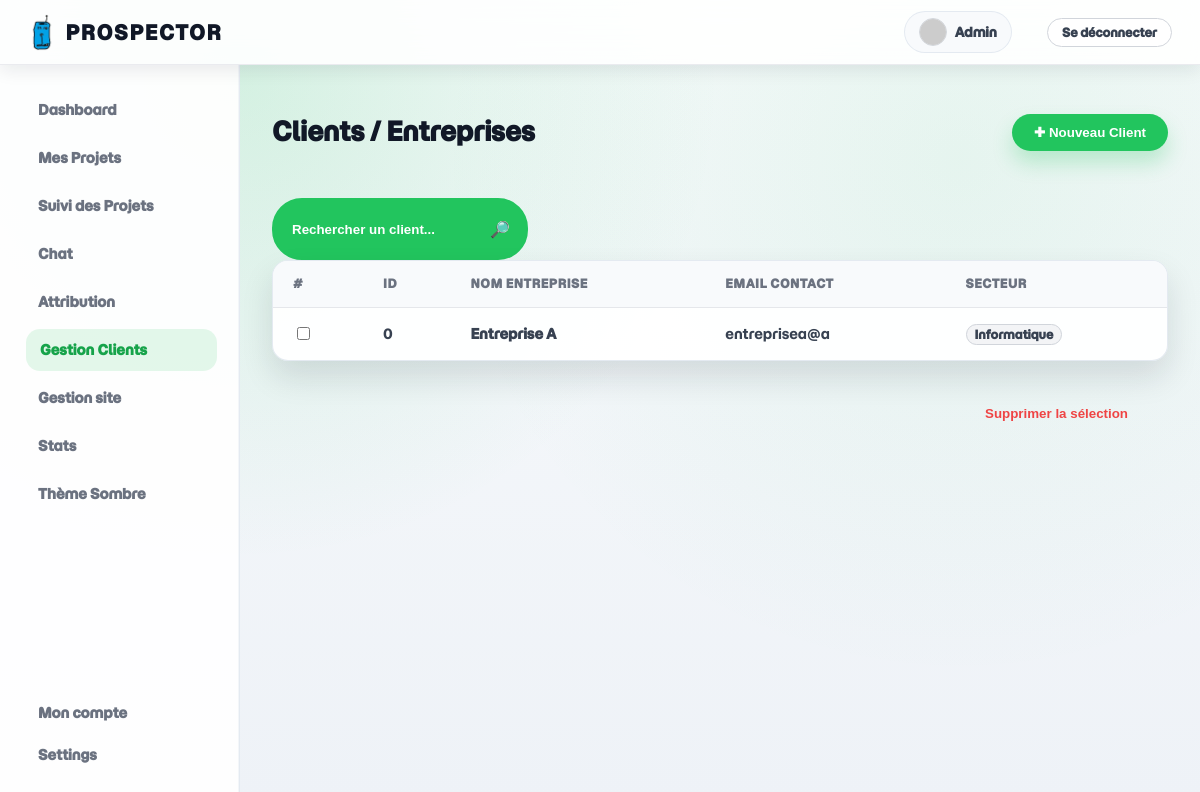
/gestion_clients (signed in), run on the app's committed database.
### tables this page shows
CREATE TABLE utilisateurs (
            id INTEGER PRIMARY KEY AUTOINCREMENT,
            nom TEXT NOT NULL,
            email TEXT NOT NULL UNIQUE,
            password TEXT NOT NULL,
            tags TEXT,
            autorisations INTEGER DEFAULT 1,
            avatar TEXT,
            valide INTEGER DEFAULT 0,
            bio TEXT,
            disponibilite TEXT DEFAULT 'Disponible', 
            langues TEXT, 
            liens TEXT
        );

CREATE TABLE client (
            id INTEGER PRIMARY KEY AUTOINCREMENT,
            nom_complet TEXT,
            email TEXT,
            secteur TEXT
        );

### main.py (the view, shortened to what this page needs)
@app.route('/gestion_clients', methods=['GET', 'POST'])
@login_required
def gestion_clients():
    if current_user.autorisations != 3:
        flash("Accès réservé aux administrateurs.", "danger")
        return redirect(url_for('dashboard'))
    conn = sqlite3.connect(DATABASE)
    conn.row_factory = sqlite3.Row
    cursor = conn.cursor()
    cursor.execute("SELECT * FROM client ORDER BY id DESC")
    clients = cursor.fetchall()
    conn.close()
    return render_template('gestion_clients.html',
                           active_page='gestion_clients',
                           clients=clients)

### main.py (called while the page is built)
@login_manager.user_loader
def load_user(user_id):
    conn = sqlite3.connect(DATABASE)
    cursor = conn.cursor()
    cursor.execute("SELECT id, nom, email, autorisations, tags FROM utilisateurs WHERE id = ?", (user_id,))
    row = cursor.fetchone()
    conn.close()
    if row:
        return User(id=row[0], nom=row[1], email=row[2], autorisations=row[3], tags=row[4])
    return None

def get_avatar(email, size=80, default='identicon', rating='g'):
    avatar_custom = None
    try:
        with sqlite3.connect(DATABASE) as conn:
            cursor = conn.cursor()
            cursor.execute("SELECT avatar FROM utilisateurs WHERE email = ?", (email,))
            row = cursor.fetchone()
            if row and row[0]:
                avatar_custom = row[0]
    except Exception:
        pass
    if avatar_custom:
        return url_for('static', filename=f'img/{avatar_custom}')
    email_clean = email.strip().lower()
    email_hash = hashlib.sha256(email_clean.encode('utf-8')).hexdigest()
    query_params = urlencode({
        's': str(size),
        'd': default,
        'r': rating
    })
    return f"https://www.gravatar.com/avatar/{email_hash}?{query_params}"

### templates/gestion_clients.html (shortened to what this page needs)
{% extends "base_dash.html" %}
{% block content %}
<div class="gestion_du_sites">
    <div class="gsite-header">
        <h1>Clients / Entreprises</h1>
        <div style="display: flex; gap: 15px;">
            <button onclick="openPopup('popup-ajout')" class="btn-primary">✚ Nouveau Client</button>
        </div>
    </div>
    <div class="gsite-search">
        <input type="text" id="name-search" placeholder="Rechercher un client...">🔎
    </div>
    <form method="POST" action="/gestion_clients" id="form-clients">
        <div class="table-card">
            <table class="gsite-table">
                <thead>
                    <tr>
                        <th style="width: 50px;">#</th>
                        <th>ID</th>
                        <th>Nom Entreprise</th>
                        <th>Email Contact</th>
                        <th>Secteur</th>
                    </tr>
                </thead>
                <tbody>
                {% for client in clients %}
                    <tr class="name-item">
                        <td>
                            <input type="checkbox" name="client-ids" value="{{ client['id'] }}" onclick="event.stopPropagation()"/>
                        </td>
                        <td>{{ client['id'] }}</td>
                        <td class="name-select" style="font-weight: bold;">{{ client['nom_complet'] }}</td>
                        <td>{{ client['email'] }}</td>
                        <td><span class="tag-pill">{{ client['secteur'] }}</span></td>
                    </tr>
                {% else %}
                    <tr>
                        <td colspan="5" style="text-align: center; padding: 20px; color: #999;">Aucun client enregistré.</td>
                    </tr>
                {% endfor %}
                </tbody>
            </table>
        </div>
    </form>
    <div class="gsite-right" style="gap: 10px; margin-top: 15px;">
        <button type="button" class="btn-danger" onclick="openPopup('popup-suppr')">Supprimer la sélection</button>
    </div>
</div>
{% endblock %}

### templates/base_dash.html (shortened to what this page needs)
<!DOCTYPE html>
<html lang="fr">
<head>
    <link rel="stylesheet" href="{{ url_for('static', filename='css/db_style.css') }}">
</head>
<body class="app-body">
    <nav id="navbar" class="navbar">
        <div class="navbar-inner">
            <div class="navbar-left">
<a href="{{ url_for('dashboard') }}" class="navbar-brand" style="display: flex; align-items: center; gap: 10px;">
    <img src="{{ url_for('static', filename='img/logo.png') }}"
         alt="Logo"
         class="main_title"> Prospector
</a>
            </div>
            <div class="navbar-right">
                {% if current_user.email %}
                    <a class="navbar-link-profile" href="{{ url_for('compte') }}">
                        <img src="{{ current_user.gravatar_url }}" class="avatar-mini-nav" alt="Avatar">
                        <span>{{ current_user.nom }}</span>
                    </a>
                    <a class="navbar-link btn-logout" href="{{ url_for('logout') }}">Se déconnecter</a>
                {% endif %}
            </div>
        </div>
    </nav>
    <div class="dashboard-wrapper">
        <nav class="sidebar">
            <a href="{{ url_for('dashboard') }}" class="menu-item {% if active_page == 'dashboard' %}active{% endif %}">
                Dashboard
            </a>
            <a href="{{ url_for('projects') }}" class="menu-item {% if active_page == 'projects' %}active{% endif %}">
                Mes Projets
            </a>
            {% if current_user.autorisations == 3 %}
                <a href="{{ url_for('proposals') }}" class="menu-item">Suivi des Projets</a>
            {% endif %}
            <a href="{{ url_for('chat') }}" class="menu-item {% if active_page == 'chat' %}active{% endif %}">
                Chat
            </a>
            {% if current_user.autorisations == 3  %}
                <a href="{{ url_for('attribution') }}" class="menu-item {% if active_page == 'attribution' %}active{% endif %}">
                    Attribution
                </a>
            {% endif %}
            {% if current_user.autorisations == 3 %}
                <a href="{{ url_for('gestion_clients') }}" class="menu-item {% if active_page == 'gestion_clients' %}active{% endif %}">
                    Gestion Clients
                </a>
            {% endif %}
            {% if current_user.autorisations == 3 %}
                <a href="{{ url_for('gestion_site') }}" class="menu-item {% if active_page == 'gestion_site' %}active{% endif %}">
                    Gestion site
                </a>
            {% endif %}
            {% if current_user.autorisations == 3 %}
                <a href="{{ url_for('stats') }}" class="menu-item {% if active_page == 'stats' %}active{% endif %}">
                    Stats
                </a>
            {% endif %}
            <div class="menu-item" id="theme-toggle" onclick="toggleTheme()">Thème Sombre</div>
            <div class="bottom-menu">
                <a href="{{ url_for('compte') }}" class="menu-item {% if active_page == 'compte' %}active{% endif %}">Mon compte</a>
                <a href="{{ url_for('settings') }}" class="menu-item {% if active_page == 'settings' %}active{% endif %}">Settings</a>
            </div>
        </nav>
        <main class="main-content">
            {% block content %}{% endblock %}
        </main>
        </div>
</body>
</html>

### data on the page
utilisateurs: nom "Admin"
client: id "0", nom_complet "Entreprise A", email "entreprisea@a", secteur "Informatique"
